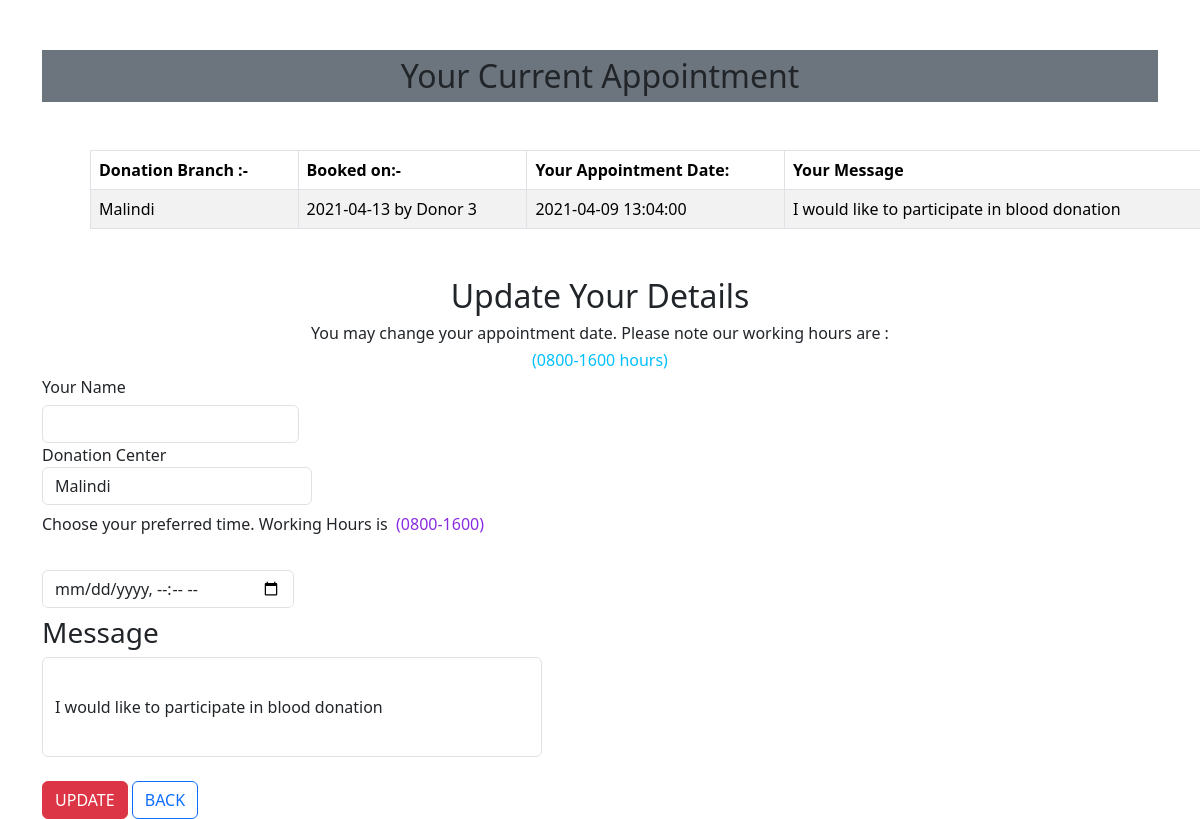
The app's page /data_process/edit.php?id=5 with its own data.
### tables this page shows
CREATE TABLE `appointments` (
  `appointmentID` bigint(12) NOT NULL,
  `appointment_booker_id` int(12) NOT NULL,
  `requested_cancellation` varchar(1) NOT NULL DEFAULT '0',
  `appointmentbookerID` varchar(50) NOT NULL,
  `donationcenter` text NOT NULL,
  `donormessage` text NOT NULL,
  `appointment_date` datetime NOT NULL,
  `appointment_publication_date` date NOT NULL
);

### data_process/edit.php (the view, shortened to what this page needs)
<?php
require ("connection_no_notice.php");
$id=trim($_GET['id']);
$select="SELECT * FROM appointments WHERE appointment_booker_id='$id';";
$answer=$conn->query($select);
$rows=$answer->fetch_assoc();
$new_name=$_SESSION["control"]["fullName"];
$center_of_donation= $rows["donationcenter"];
$date_of_appointment= $rows["appointment_date"];
?>
<?php
if (isset($_GET["appointmentID"])){
	$appointmentID = $_GET["appointmentID"];
    $user_fullname=$_SESSION["control"]["fullName"];
    $select_booking = "SELECT * FROM appointments  WHERE appointmentbookerID = '$user_fullname' LIMIT 1";
	$booking_result = $conn->query($select_booking);
    if ($booking_result->num_rows > 0){
        $booking_row = $booking_result->fetch_assoc();
        $bookerID=$booking_row["appointmentbookerID"];
?>
        <div class="row">
          <div class="" >
<?php  ?><?php  ?>
           <h6 >Published on: <?php print date("jS F Y", $booking_row["appointment_publication_date"]); ?> by <?php print $user_fullname; ?></h6>
		     <p><?php print $booking_row["donormessage"]; ?></p>
          </div>
<?php
}else{
        header("Location: ./");
		exit();
}
}else{
    $select_booking = "SELECT * FROM appointments  WHERE appointment_booker_id = '$id' LIMIT 1";
    $booking_result = $conn->query($select_booking);
    if ($booking_result->num_rows > 0){
        while($booking_row = $booking_result->fetch_assoc()){
        ?>
            <link rel="stylesheet" href="../admin/css/bootstrap.css">
                <div class="container" style="padding-top: 50px;">
                    <h2 class="bg bg-secondary" style="text-align: center; padding-top: 7px ;padding-bottom: 7px">Your Current Appointment</h2>
                    <table style="color: white" class="table table-bordered table-striped m-5">
                        <thead>
                        <tr>
                            <th>Donation Branch :-&nbsp</th>
                            <th>Booked on:-</th>
                            <th>Your Appointment Date: </th>
                            <th>Your Message</th>
                        </tr>
                        </thead>
                        <tbody>
                        <?php
                        $booking_result = $conn->query($select_booking);
                        while ($booking_row=mysqli_fetch_array($booking_result)){
                            $messo=$booking_row['donormessage'];
                            echo "<td>".$booking_row["donationcenter"];
                            echo "<td>".$booking_row["appointment_publication_date"]; ?> by <?php print $booking_row["appointmentbookerID"];"</td>";
                            echo "<td>".$booking_row['appointment_date']."</td>";
                            echo "<td>".$messo."</td>";
                        }?>
                        </tbody>
                    </table>
                </div>
<div class="container">
<div class="row text-center">
<h2>Update Your Details</h2>
    <h6>You may change your appointment date. Please note our working hours are :</h6> <h6 style="color:deepskyblue;"> (0800-1600 hours)</h6>
</div>
<div>
<form action="edit.php" method="post">
<div class="row">
    <div class="" >
        <h6>Your Name</h6>
        <label>
            <input  type="text"  class="form-control" name="appointmentbookerID" placeholder="" value="<?php echo $new_name ?>">
        </label>
    </div>
    <div class="form-group">
        <label for="donationcenter">Donation Center</label>
        <span class="">
            <select style="width: 270px" name="donationcenter" class="form-control form-control-md" aria-required="true" aria-invalid="false"><option value="Donation Center"><?php echo $center_of_donation ?><option value="Bomet"></option>
            </select>
        </span>
    </div>
    <h6 style="padding-top: 10px" >Choose your preferred time. Working Hours is &nbsp;<a style="color: blueviolet">(0800-1600)</a>
        <br>
        <div class="">
            <label style="color: white">
                <div class="form-label">
                    <div style="overflow:hidden;">
                        <div class="form-group">
                            <div class="row">
                                <div class="">
                                    <label style="margin-top: 8px"><?php echo $date_of_appointment ?>
                                    <input style="margin-top: 8px" type="datetime-local" id="edate"  value="" required name="edate" class="form-control "  placeholder="Time">
                                </div>
                            </div>
                        </div>
                    </div>
                </div>
            </label>
        </div>
<div class="" >
    <h3>Message</h3>
<label>
<input  type="text" style="width: 500px; height: 100px" class="form-control" name="donormessage" placeholder="" value="<?php echo $messo ?>">
</label>
</div>
</div>
</div>
<div>
<input type="submit" name="submit" value="UPDATE" class="btn btn-danger">
<a href="../view_your_appointment.php" class="btn btn-outline-primary">BACK</a>
</div>
</div>
</body>
</html>
	<?php
}}}
?>

### data_process/edit.php (style rules this page uses)
td { color: white; }

### records on screen
appointments: donationcenter "Malindi", appointment_publication_date "2021-04-13", appointmentbookerID "Donor 3", appointment_date "2021-04-09 13:04:00", donormessage "I would like to participate in blood donation"
